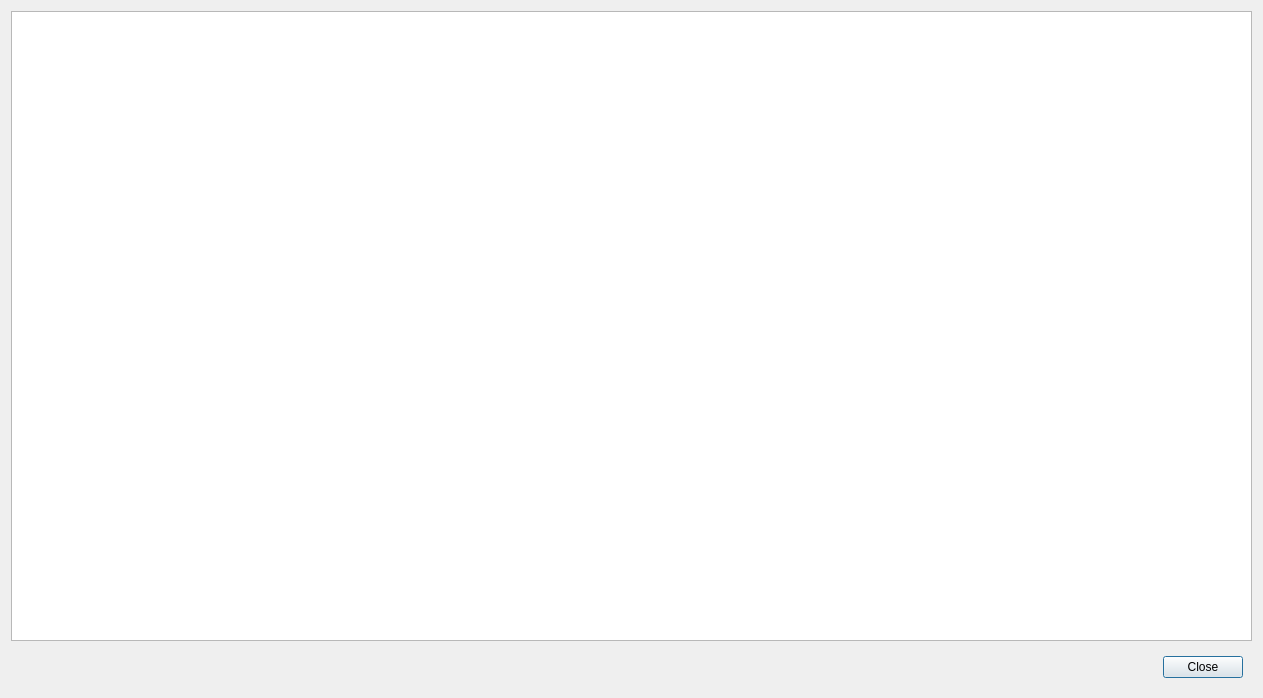
<?xml version="1.0" encoding="UTF-8"?>
<ui version="4.0">
 <class>DlgHistory</class>
 <widget class="QDialog" name="DlgHistory">
  <property name="geometry">
   <rect>
    <x>0</x>
    <y>0</y>
    <width>1263</width>
    <height>698</height>
   </rect>
  </property>
  <property name="windowTitle">
   <string>Dialog</string>
  </property>
  <layout class="QVBoxLayout" name="verticalLayout">
   <item>
    <widget class="QTableWidget" name="tblHistory"/>
   </item>
   <item>
    <widget class="QWidget" name="widget" native="true">
     <layout class="QHBoxLayout" name="horizontalLayout">
      <item>
       <spacer name="horizontalSpacer">
        <property name="orientation">
         <enum>Qt::Horizontal</enum>
        </property>
        <property name="sizeHint" stdset="0">
         <size>
          <width>1143</width>
          <height>20</height>
         </size>
        </property>
       </spacer>
      </item>
      <item>
       <widget class="QPushButton" name="btnOK">
        <property name="text">
         <string>Close</string>
        </property>
        <property name="icon">
         <iconset resource="Res.qrc">
          <normaloff>:/res/ok.png</normaloff>:/res/ok.png</iconset>
        </property>
        <property name="iconSize">
         <size>
          <width>36</width>
          <height>36</height>
         </size>
        </property>
       </widget>
      </item>
     </layout>
    </widget>
   </item>
  </layout>
 </widget>
 <resources>
  <include location="Res.qrc"/>
 </resources>
 <connections/>
</ui>
